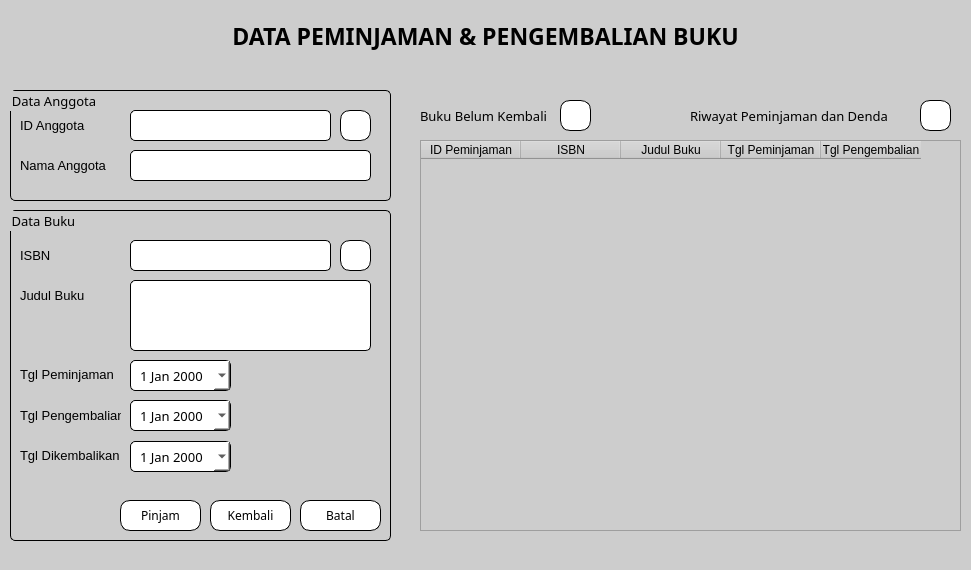
<?xml version="1.0" encoding="UTF-8"?>
<ui version="4.0">
 <class>MainWindow</class>
 <widget class="QMainWindow" name="MainWindow">
  <property name="geometry">
   <rect>
    <x>0</x>
    <y>0</y>
    <width>971</width>
    <height>570</height>
   </rect>
  </property>
  <property name="windowTitle">
   <string>MainWindow</string>
  </property>
  <property name="styleSheet">
   <string notr="true">background-color: rgb(205, 205, 205);</string>
  </property>
  <widget class="QWidget" name="centralwidget">
   <widget class="QLabel" name="label">
    <property name="geometry">
     <rect>
      <x>10</x>
      <y>10</y>
      <width>951</width>
      <height>51</height>
     </rect>
    </property>
    <property name="font">
     <font>
      <family>Century Gothic</family>
      <pointsize>17</pointsize>
      <weight>75</weight>
      <bold>true</bold>
     </font>
    </property>
    <property name="styleSheet">
     <string notr="true"/>
    </property>
    <property name="text">
     <string>DATA PEMINJAMAN &amp; PENGEMBALIAN BUKU</string>
    </property>
    <property name="alignment">
     <set>Qt::AlignCenter</set>
    </property>
   </widget>
   <widget class="QGroupBox" name="groupBox">
    <property name="geometry">
     <rect>
      <x>10</x>
      <y>90</y>
      <width>381</width>
      <height>111</height>
     </rect>
    </property>
    <property name="font">
     <font>
      <family>Century Gothic</family>
      <pointsize>10</pointsize>
     </font>
    </property>
    <property name="styleSheet">
     <string notr="true">border: 1px solid black;
border-radius: 5px;</string>
    </property>
    <property name="title">
     <string>Data Anggota</string>
    </property>
    <widget class="QLabel" name="label_2">
     <property name="geometry">
      <rect>
       <x>10</x>
       <y>20</y>
       <width>91</width>
       <height>31</height>
      </rect>
     </property>
     <property name="font">
      <font>
       <pointsize>10</pointsize>
      </font>
     </property>
     <property name="styleSheet">
      <string notr="true">border: none;</string>
     </property>
     <property name="text">
      <string>ID Anggota</string>
     </property>
    </widget>
    <widget class="QLabel" name="label_3">
     <property name="geometry">
      <rect>
       <x>10</x>
       <y>60</y>
       <width>91</width>
       <height>31</height>
      </rect>
     </property>
     <property name="font">
      <font>
       <pointsize>10</pointsize>
      </font>
     </property>
     <property name="styleSheet">
      <string notr="true">border: none;</string>
     </property>
     <property name="text">
      <string>Nama Anggota</string>
     </property>
    </widget>
    <widget class="QLineEdit" name="editIDAnggota">
     <property name="geometry">
      <rect>
       <x>120</x>
       <y>20</y>
       <width>201</width>
       <height>31</height>
      </rect>
     </property>
     <property name="font">
      <font>
       <family>Century Gothic</family>
       <pointsize>10</pointsize>
      </font>
     </property>
     <property name="styleSheet">
      <string notr="true">background-color: rgb(255, 255, 255);</string>
     </property>
    </widget>
    <widget class="QLineEdit" name="editNamaAnggota">
     <property name="geometry">
      <rect>
       <x>120</x>
       <y>60</y>
       <width>241</width>
       <height>31</height>
      </rect>
     </property>
     <property name="font">
      <font>
       <family>Century Gothic</family>
       <pointsize>10</pointsize>
      </font>
     </property>
     <property name="styleSheet">
      <string notr="true">background-color: rgb(255, 255, 255);</string>
     </property>
    </widget>
    <widget class="QPushButton" name="btnSearchMember">
     <property name="geometry">
      <rect>
       <x>330</x>
       <y>20</y>
       <width>31</width>
       <height>31</height>
      </rect>
     </property>
     <property name="styleSheet">
      <string notr="true">QPushButton{
border: 1px solid black;
border-radius: 10px;
background-color: rgb(255, 255, 255);
color: rgb(0, 0, 0);
}

QPushButton:hover{
background-color: rgb(205, 205, 205);
}

QPushButton:pressed{
padding-left: 5px;
padding-top: 5px;
}</string>
     </property>
     <property name="text">
      <string/>
     </property>
     <property name="icon">
      <iconset>
       <normaloff>../ICON/search_member.png</normaloff>../ICON/search_member.png</iconset>
     </property>
    </widget>
   </widget>
   <widget class="QGroupBox" name="groupBox_2">
    <property name="geometry">
     <rect>
      <x>10</x>
      <y>210</y>
      <width>381</width>
      <height>331</height>
     </rect>
    </property>
    <property name="font">
     <font>
      <family>Century Gothic</family>
      <pointsize>10</pointsize>
     </font>
    </property>
    <property name="styleSheet">
     <string notr="true">border: 1px solid black;
border-radius: 5px;</string>
    </property>
    <property name="title">
     <string>Data Buku</string>
    </property>
    <widget class="QLabel" name="label_8">
     <property name="geometry">
      <rect>
       <x>10</x>
       <y>30</y>
       <width>91</width>
       <height>31</height>
      </rect>
     </property>
     <property name="font">
      <font>
       <pointsize>10</pointsize>
      </font>
     </property>
     <property name="styleSheet">
      <string notr="true">border: none;</string>
     </property>
     <property name="text">
      <string>ISBN</string>
     </property>
    </widget>
    <widget class="QLineEdit" name="editISBN">
     <property name="geometry">
      <rect>
       <x>120</x>
       <y>30</y>
       <width>201</width>
       <height>31</height>
      </rect>
     </property>
     <property name="font">
      <font>
       <family>Century Gothic</family>
       <pointsize>10</pointsize>
      </font>
     </property>
     <property name="styleSheet">
      <string notr="true">background-color: rgb(255, 255, 255);</string>
     </property>
    </widget>
    <widget class="QPushButton" name="btnSearchBook">
     <property name="geometry">
      <rect>
       <x>330</x>
       <y>30</y>
       <width>31</width>
       <height>31</height>
      </rect>
     </property>
     <property name="styleSheet">
      <string notr="true">QPushButton{
border: 1px solid black;
border-radius: 10px;
background-color: rgb(255, 255, 255);
color: rgb(0, 0, 0);
}

QPushButton:hover{
background-color: rgb(205, 205, 205);
}

QPushButton:pressed{
padding-left: 5px;
padding-top: 5px;
}</string>
     </property>
     <property name="text">
      <string/>
     </property>
     <property name="icon">
      <iconset>
       <normaloff>../ICON/search_book.png</normaloff>../ICON/search_book.png</iconset>
     </property>
    </widget>
    <widget class="QLabel" name="label_10">
     <property name="geometry">
      <rect>
       <x>10</x>
       <y>70</y>
       <width>91</width>
       <height>31</height>
      </rect>
     </property>
     <property name="font">
      <font>
       <pointsize>10</pointsize>
      </font>
     </property>
     <property name="styleSheet">
      <string notr="true">border: none;</string>
     </property>
     <property name="text">
      <string>Judul Buku</string>
     </property>
    </widget>
    <widget class="QLabel" name="label_11">
     <property name="geometry">
      <rect>
       <x>10</x>
       <y>149</y>
       <width>101</width>
       <height>31</height>
      </rect>
     </property>
     <property name="font">
      <font>
       <pointsize>10</pointsize>
      </font>
     </property>
     <property name="styleSheet">
      <string notr="true">border: none;</string>
     </property>
     <property name="text">
      <string>Tgl Peminjaman</string>
     </property>
    </widget>
    <widget class="QDateEdit" name="datePinjam">
     <property name="geometry">
      <rect>
       <x>120</x>
       <y>150</y>
       <width>101</width>
       <height>31</height>
      </rect>
     </property>
     <property name="font">
      <font>
       <family>Century Gothic</family>
       <pointsize>10</pointsize>
      </font>
     </property>
     <property name="styleSheet">
      <string notr="true">background-color: rgb(255, 255, 255);</string>
     </property>
     <property name="alignment">
      <set>Qt::AlignCenter</set>
     </property>
     <property name="calendarPopup">
      <bool>true</bool>
     </property>
    </widget>
    <widget class="QDateEdit" name="dateTempo">
     <property name="geometry">
      <rect>
       <x>120</x>
       <y>190</y>
       <width>101</width>
       <height>31</height>
      </rect>
     </property>
     <property name="font">
      <font>
       <family>Century Gothic</family>
       <pointsize>10</pointsize>
      </font>
     </property>
     <property name="styleSheet">
      <string notr="true">background-color: rgb(255, 255, 255);</string>
     </property>
     <property name="alignment">
      <set>Qt::AlignCenter</set>
     </property>
     <property name="calendarPopup">
      <bool>true</bool>
     </property>
    </widget>
    <widget class="QLabel" name="label_12">
     <property name="geometry">
      <rect>
       <x>10</x>
       <y>190</y>
       <width>101</width>
       <height>31</height>
      </rect>
     </property>
     <property name="font">
      <font>
       <pointsize>10</pointsize>
      </font>
     </property>
     <property name="styleSheet">
      <string notr="true">border: none;</string>
     </property>
     <property name="text">
      <string>Tgl Pengembalian</string>
     </property>
    </widget>
    <widget class="QDateEdit" name="dateKembali">
     <property name="geometry">
      <rect>
       <x>120</x>
       <y>231</y>
       <width>101</width>
       <height>31</height>
      </rect>
     </property>
     <property name="font">
      <font>
       <family>Century Gothic</family>
       <pointsize>10</pointsize>
      </font>
     </property>
     <property name="styleSheet">
      <string notr="true">background-color: rgb(255, 255, 255);</string>
     </property>
     <property name="alignment">
      <set>Qt::AlignCenter</set>
     </property>
     <property name="calendarPopup">
      <bool>true</bool>
     </property>
    </widget>
    <widget class="QLabel" name="label_13">
     <property name="geometry">
      <rect>
       <x>10</x>
       <y>230</y>
       <width>101</width>
       <height>31</height>
      </rect>
     </property>
     <property name="font">
      <font>
       <pointsize>10</pointsize>
      </font>
     </property>
     <property name="styleSheet">
      <string notr="true">border: none;</string>
     </property>
     <property name="text">
      <string>Tgl Dikembalikan</string>
     </property>
    </widget>
    <widget class="QPushButton" name="btnBorrow">
     <property name="geometry">
      <rect>
       <x>110</x>
       <y>290</y>
       <width>81</width>
       <height>31</height>
      </rect>
     </property>
     <property name="font">
      <font>
       <family>Century Gothic</family>
      </font>
     </property>
     <property name="styleSheet">
      <string notr="true">QPushButton{
border: 1px solid black;
border-radius: 10px;
background-color: rgb(255, 255, 255);
color: rgb(0, 0, 0);
}

QPushButton:hover{
background-color: rgb(205, 205, 205);
}

QPushButton:pressed{
padding-left: 5px;
padding-top: 5px;
}</string>
     </property>
     <property name="text">
      <string>Pinjam</string>
     </property>
     <property name="icon">
      <iconset>
       <normaloff>../ICON/borrowed_book.png</normaloff>../ICON/borrowed_book.png</iconset>
     </property>
    </widget>
    <widget class="QPushButton" name="btnReturn">
     <property name="geometry">
      <rect>
       <x>200</x>
       <y>290</y>
       <width>81</width>
       <height>31</height>
      </rect>
     </property>
     <property name="font">
      <font>
       <family>Century Gothic</family>
      </font>
     </property>
     <property name="styleSheet">
      <string notr="true">QPushButton{
border: 1px solid black;
border-radius: 10px;
background-color: rgb(255, 255, 255);
color: rgb(0, 0, 0);
}

QPushButton:hover{
background-color: rgb(205, 205, 205);
}

QPushButton:pressed{
padding-left: 5px;
padding-top: 5px;
}</string>
     </property>
     <property name="text">
      <string>Kembali</string>
     </property>
     <property name="icon">
      <iconset>
       <normaloff>../ICON/returned_book.png</normaloff>../ICON/returned_book.png</iconset>
     </property>
    </widget>
    <widget class="QPushButton" name="btnCancel">
     <property name="geometry">
      <rect>
       <x>290</x>
       <y>290</y>
       <width>81</width>
       <height>31</height>
      </rect>
     </property>
     <property name="font">
      <font>
       <family>Century Gothic</family>
      </font>
     </property>
     <property name="styleSheet">
      <string notr="true">QPushButton{
border: 1px solid black;
border-radius: 10px;
background-color: rgb(255, 255, 255);
color: rgb(0, 0, 0);
}

QPushButton:hover{
background-color: rgb(205, 205, 205);
}

QPushButton:pressed{
padding-left: 5px;
padding-top: 5px;
}</string>
     </property>
     <property name="text">
      <string>Batal</string>
     </property>
     <property name="icon">
      <iconset>
       <normaloff>../ICON/cancel.png</normaloff>../ICON/cancel.png</iconset>
     </property>
    </widget>
    <widget class="QTextEdit" name="editJudul">
     <property name="geometry">
      <rect>
       <x>120</x>
       <y>70</y>
       <width>241</width>
       <height>71</height>
      </rect>
     </property>
     <property name="font">
      <font>
       <family>Century Gothic</family>
       <pointsize>10</pointsize>
      </font>
     </property>
     <property name="styleSheet">
      <string notr="true">background-color: rgb(255, 255, 255);</string>
     </property>
    </widget>
   </widget>
   <widget class="QTableWidget" name="tblPeminjaman">
    <property name="geometry">
     <rect>
      <x>420</x>
      <y>140</y>
      <width>541</width>
      <height>391</height>
     </rect>
    </property>
    <property name="font">
     <font>
      <family>Century Gothic</family>
      <pointsize>10</pointsize>
     </font>
    </property>
    <property name="editTriggers">
     <set>QAbstractItemView::NoEditTriggers</set>
    </property>
    <property name="selectionMode">
     <enum>QAbstractItemView::SingleSelection</enum>
    </property>
    <property name="selectionBehavior">
     <enum>QAbstractItemView::SelectRows</enum>
    </property>
    <column>
     <property name="text">
      <string>ID Peminjaman</string>
     </property>
    </column>
    <column>
     <property name="text">
      <string>ISBN</string>
     </property>
    </column>
    <column>
     <property name="text">
      <string>Judul Buku</string>
     </property>
    </column>
    <column>
     <property name="text">
      <string>Tgl Peminjaman</string>
     </property>
    </column>
    <column>
     <property name="text">
      <string>Tgl Pengembalian</string>
     </property>
    </column>
   </widget>
   <widget class="QLabel" name="label_4">
    <property name="geometry">
     <rect>
      <x>420</x>
      <y>100</y>
      <width>131</width>
      <height>31</height>
     </rect>
    </property>
    <property name="font">
     <font>
      <family>Century Gothic</family>
      <pointsize>10</pointsize>
     </font>
    </property>
    <property name="text">
     <string>Buku Belum Kembali</string>
    </property>
   </widget>
   <widget class="QPushButton" name="btnNotBackYet">
    <property name="geometry">
     <rect>
      <x>560</x>
      <y>100</y>
      <width>31</width>
      <height>31</height>
     </rect>
    </property>
    <property name="styleSheet">
     <string notr="true">QPushButton{
border: 1px solid black;
border-radius: 10px;
background-color: rgb(255, 255, 255);
color: rgb(0, 0, 0);
}

QPushButton:hover{
background-color: rgb(205, 205, 205);
}

QPushButton:pressed{
padding-left: 5px;
padding-top: 5px;
}</string>
    </property>
    <property name="text">
     <string/>
    </property>
    <property name="icon">
     <iconset>
      <normaloff>../ICON/notBackYet.png</normaloff>../ICON/notBackYet.png</iconset>
    </property>
   </widget>
   <widget class="QPushButton" name="btnHistory">
    <property name="geometry">
     <rect>
      <x>920</x>
      <y>100</y>
      <width>31</width>
      <height>31</height>
     </rect>
    </property>
    <property name="styleSheet">
     <string notr="true">QPushButton{
border: 1px solid black;
border-radius: 10px;
background-color: rgb(255, 255, 255);
color: rgb(0, 0, 0);
}

QPushButton:hover{
background-color: rgb(205, 205, 205);
}

QPushButton:pressed{
padding-left: 5px;
padding-top: 5px;
}</string>
    </property>
    <property name="text">
     <string/>
    </property>
    <property name="icon">
     <iconset>
      <normaloff>../ICON/history.png</normaloff>../ICON/history.png</iconset>
    </property>
   </widget>
   <widget class="QLabel" name="label_5">
    <property name="geometry">
     <rect>
      <x>690</x>
      <y>100</y>
      <width>221</width>
      <height>31</height>
     </rect>
    </property>
    <property name="font">
     <font>
      <family>Century Gothic</family>
      <pointsize>10</pointsize>
     </font>
    </property>
    <property name="text">
     <string>Riwayat Peminjaman dan Denda</string>
    </property>
   </widget>
  </widget>
  <widget class="QStatusBar" name="statusbar"/>
 </widget>
 <resources/>
 <connections/>
</ui>
